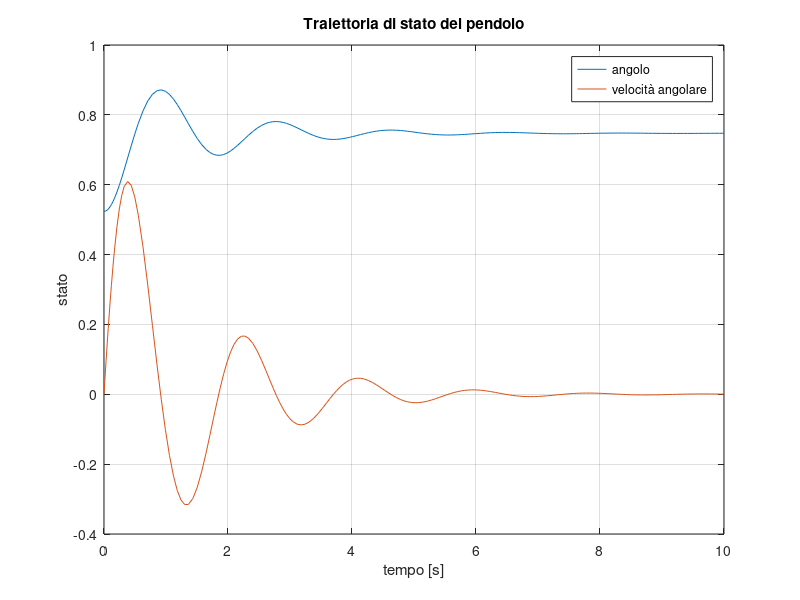

Here is the MATLAB script that generated this plot:
%
% Esempio 5: Pendolo
%
close all; clear all; clc;

% parametri fisici del sistema
mass = 0.5;   % kg
length = 0.6; % metri
grav = 9.81;  % m/s^2
attr = 0.25;  % coefficiente d'attrito (b)

% condizione iniziale del pendolo
theta_init     = deg2rad(30); % angolo: 30 gradi
theta_dot_init = 0; % velocità angolare: nulla

% input applicato: costante e pari a 2
inp = @(t) 2;

% intervallo di tempo
interv = [0 10]; % da 0 a 10 secondi

%% risoluzione equazione differenziale

% dinamica: ftilde(x, t)
dyn = @(t, x) [x(2);
    -grav/length*sin(x(1)) - attr/(mass*length^2)*x(2) + inp(t)/(mass*length^2)];

% vettore delle condizioni iniziali
x0 = [theta_init; theta_dot_init];

% risolviamo l'equazione differenziale
[time, traj] = ode45(dyn, interv, x0);

%% plot

figure
plot(time,traj)
title('Traiettoria di stato del pendolo')
xlim(interv)
xlabel('tempo [s]')
ylabel('stato')
legend('angolo', 'velocità angolare')
grid on; zoom on; box on;
